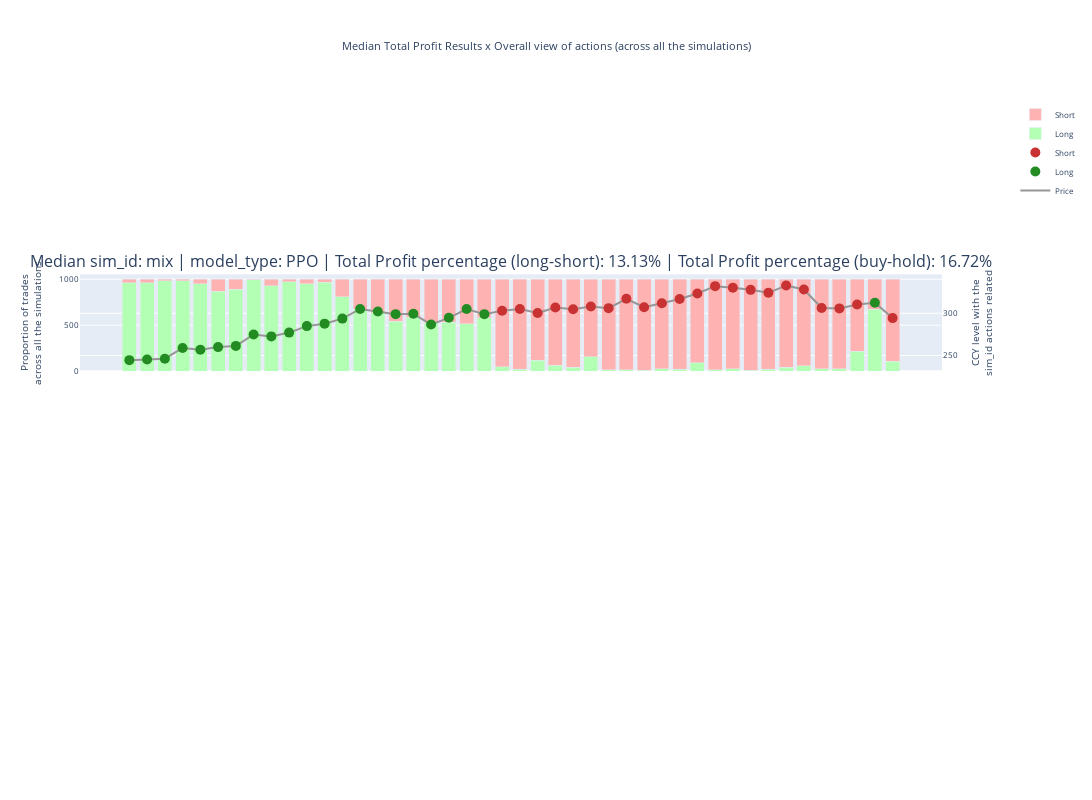

This figure's notebook cell:
### Code cell
plot_trader_robot_actions_all_sim_id_combined_all_models(config_file_name_without_extension)
